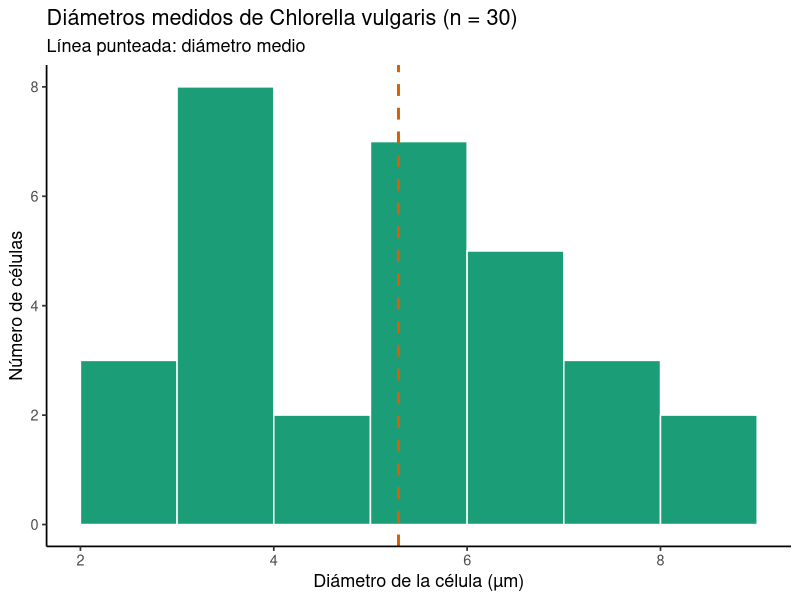
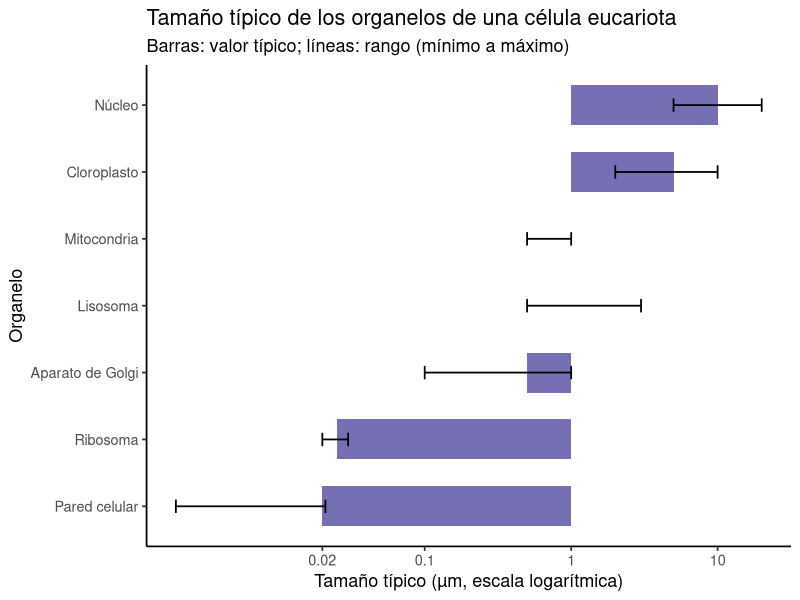
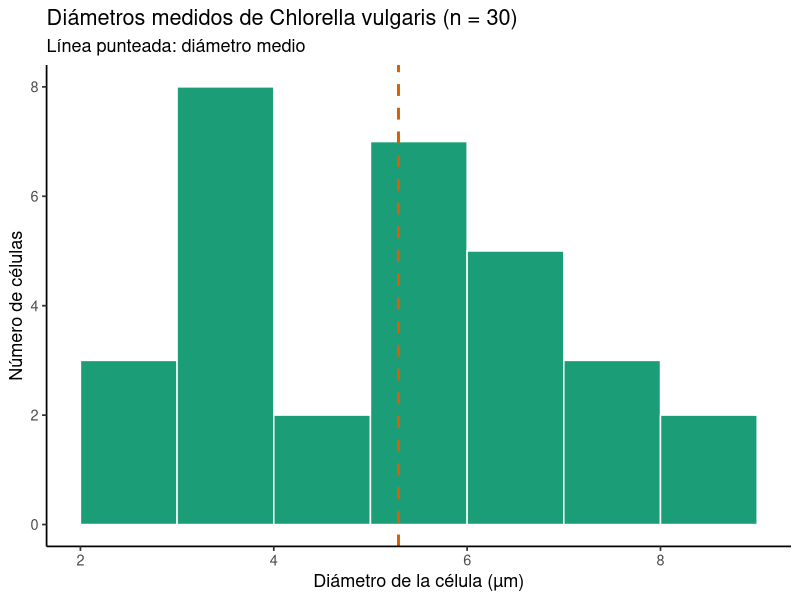
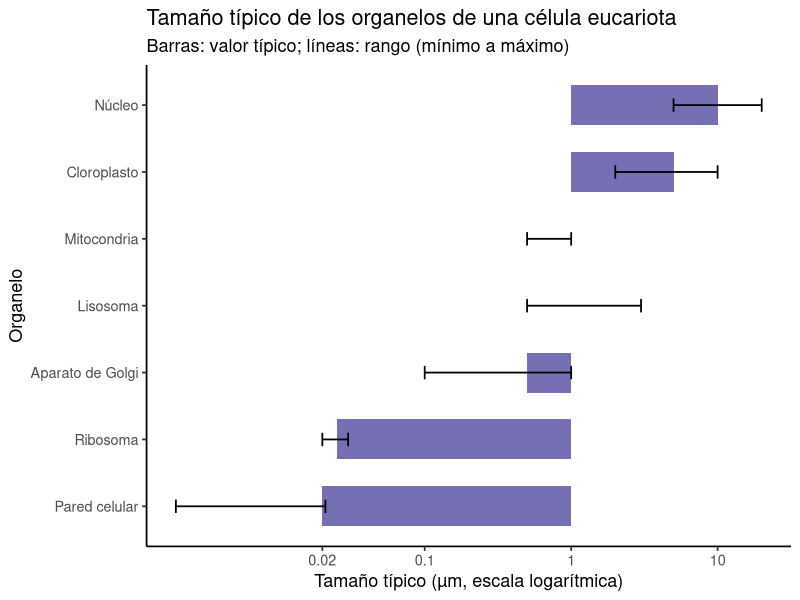

R code for these plots, in order:
# ==========================================================================
# Biología celular: estructura y función de la célula
# ==========================================================================
# Autor: Dr. José Juan Torres Martínez
# Docente de Ciencias Químicas
# Universidad Autónoma de San Luis Potosí (UASLP)
# México
#
# Material académico para estudiantes
# Serie Aprende R — Biología celular
#
# Descripción: Primera lección de biología celular de la serie. Se parte
#   de mediciones reales del diámetro de células de Chlorella vulgaris
#   (archivo datos_diametros_chlorella.csv), se resumen en R y se calcula
#   el volumen de la célula A PARTIR DE LOS DATOS. Después se comparan los
#   tamaños típicos de los organelos con el tamaño de la célula, para
#   entender qué cabe dentro de una célula y qué hace cada organelo.
#   Chlorella vulgaris es el ejemplo principal: es una microalga verde
#   eucariota, fotosintética, con un solo cloroplasto en forma de copa,
#   un núcleo pequeño, mitocondrias y aparato de Golgi.
#
# Objetivos de aprendizaje:
#   - Leer mediciones de microscopía con read_csv().
#   - Resumir mediciones: media, desviación estándar, mínimo y máximo.
#   - Calcular el volumen de una célula esférica A PARTIR DE LOS DATOS.
#   - Comparar tamaños en escala logarítmica (µm contra nm).
#   - Relacionar cada organelo con su función en la célula.
#
# Datos: archivo datos_diametros_chlorella.csv, con 30 mediciones del
#   diámetro de células de Chlorella vulgaris en µm, obtenidas por
#   microscopía óptica. Los valores están dentro del rango publicado
#   para la especie (2-10 µm; Safi et al., 2014) y la cepa de referencia
#   SAG 211-11b mide 2.3-5.3 µm. Los tamaños de los organelos son los
#   rangos típicos de los libros de texto de biología celular (Campbell,
#   Alberts, Molecular Biology of the Cell): en Chlorella, que es una
#   célula pequeña, los organelos están en el extremo bajo de esos
#   rangos, como se muestra en la lección.
# ==========================================================================

# --------------------------------------------------------------------------
# 1. Cargar paquetes
# --------------------------------------------------------------------------
library(tidyverse)

# --------------------------------------------------------------------------
# 2. La pregunta y el contexto
# --------------------------------------------------------------------------
# Pregunta: ¿qué tan grande es una célula de Chlorella vulgaris y qué
#   tan grandes son sus organelos comparados con ella?
#
# - Organismo: Chlorella vulgaris, microalga verde unicelular, eucariota
#   y fotosintética. Esférica, sin flagelo, con pared celular.
# - Medición: diámetro de la célula en µm, medido al microscopio.
# - Réplicas: 30 células medidas (n = 30).
#
# Variables:
#   - celula: número de célula medida (1 a 30).
#   - diametro_um: diámetro de la célula, en micrómetros (µm).
#     1 µm = 0.001 mm = 1000 nm.

# --------------------------------------------------------------------------
# 3. Leer las mediciones
# --------------------------------------------------------------------------
datos <- read_csv("datos_diametros_chlorella.csv", show_col_types = FALSE)

print(datos)

# --------------------------------------------------------------------------
# 4. Resumen de las mediciones
# --------------------------------------------------------------------------
resumen <- datos %>%
  summarise(
    n            = n(),
    media_um     = mean(diametro_um),
    de_um        = sd(diametro_um),
    mediana_um   = median(diametro_um),
    minimo_um    = min(diametro_um),
    maximo_um    = max(diametro_um)
  )

print(resumen)

# --------------------------------------------------------------------------
# 5. Volumen de la célula A PARTIR DE LOS DATOS
# --------------------------------------------------------------------------
# Chlorella vulgaris es esférica, así que su volumen se calcula como el
# volumen de una esfera con el diámetro medio medido:
#   V = (4/3) * pi * r^3, con r = diámetro / 2
# La superficie es:
#   A = 4 * pi * r^2
# Y la relación superficie/volumen es:
#   A/V = 3 / r
# Nada de esto se supone: el radio sale del diámetro medio medido.

diametro_medio <- resumen$media_um
radio_um <- diametro_medio / 2

volumen_um3 <- (4 / 3) * pi * radio_um^3
superficie_um2 <- 4 * pi * radio_um^2
relacion_sup_vol <- superficie_um2 / volumen_um3

# ¿Cuántas células caben en fila en 1 mm?
celulas_por_mm <- 1000 / diametro_medio

tabla_celula <- tibble(
  diametro_medio_um      = diametro_medio,
  radio_um               = radio_um,
  volumen_um3            = volumen_um3,
  superficie_um2         = superficie_um2,
  sup_vol_por_um         = relacion_sup_vol,
  celulas_en_1_mm        = celulas_por_mm
)

print(tabla_celula)

# --------------------------------------------------------------------------
# 6. Los organelos: tamaño típico y función
# --------------------------------------------------------------------------
# Tabla con los organelos de una célula eucariota: su función y su tamaño
# típico en µm. Los tamaños son rangos de libros de texto (Campbell,
# Alberts). La columna "fraccion_diametro" se calcula en R: es el tamaño
# típico del organelo dividido entre el diámetro medio medido de la
# célula de Chlorella (sección 5). Un valor mayor que 1 significa que
# el organelo típico es más grande que toda la célula de Chlorella.

organelos <- tribble(
  ~organelo,         ~funcion,                                             ~medida,   ~tamano_tipico_um, ~tamano_min_um, ~tamano_max_um,
  "Núcleo",          "Guarda el ADN y controla las actividades de la célula", "diámetro", 10.0,            5.0,            20.0,
  "Cloroplasto",     "Fotosíntesis: captura la luz y fija el CO2",           "largo",    5.0,             2.0,            10.0,
  "Mitocondria",     "Respiración: produce ATP (energía) para la célula",    "diámetro", 1.0,             0.5,            1.0,
  "Aparato de Golgi", "Modifica, clasifica y empaca proteínas",              "diámetro", 0.5,             0.1,            1.0,
  "Lisosoma",        "Digiere y recicla material dentro de la célula",       "diámetro", 1.0,             0.5,            3.0,
  "Ribosoma",        "Sintetiza proteínas",                                  "diámetro", 0.025,           0.020,          0.030,
  "Pared celular",   "Protege la célula y le da forma",                      "grosor",   0.020,           0.002,          0.021
) %>%
  mutate(
    fraccion_diametro = tamano_tipico_um / diametro_medio,
    veces_ribosoma = tamano_tipico_um / 0.025
  )

print(organelos)

# --------------------------------------------------------------------------
# 7. Gráfica 1: distribución de los diámetros medidos
# --------------------------------------------------------------------------
grafica_histograma <- ggplot(datos, aes(x = diametro_um)) +
  geom_histogram(binwidth = 1, boundary = 2, fill = "#1b9e77",
                 color = "white") +
  geom_vline(xintercept = diametro_medio, color = "#d95f02",
             linewidth = 1, linetype = "dashed") +
  labs(
    x = "Diámetro de la célula (µm)",
    y = "Número de células",
    title = "Diámetros medidos de Chlorella vulgaris (n = 30)",
    subtitle = "Línea punteada: diámetro medio"
  ) +
  theme_classic(base_size = 13)

print(grafica_histograma)

# --------------------------------------------------------------------------
# 8. Gráfica 2: tamaño típico de los organelos (escala logarítmica)
# --------------------------------------------------------------------------
grafica_organelos <- ggplot(
  organelos,
  aes(x = reorder(organelo, tamano_tipico_um), y = tamano_tipico_um)
) +
  geom_col(fill = "#7570b3", width = 0.6) +
  geom_errorbar(
    aes(ymin = tamano_min_um, ymax = tamano_max_um),
    width = 0.2, linewidth = 0.6
  ) +
  scale_y_log10(
    breaks = c(0.02, 0.1, 1, 10),
    labels = c("0.02", "0.1", "1", "10")
  ) +
  coord_flip() +
  labs(
    x = "Organelo",
    y = "Tamaño típico (µm, escala logarítmica)",
    title = "Tamaño típico de los organelos de una célula eucariota",
    subtitle = "Barras: valor típico; líneas: rango (mínimo a máximo)"
  ) +
  theme_classic(base_size = 13)

print(grafica_organelos)

# --------------------------------------------------------------------------
# 9. Exportar las gráficas
# --------------------------------------------------------------------------
# Todas las gráficas de la lección se guardan como archivos PNG en alta
# resolución (300 dpi), listas para un informe o una presentación.
ggsave("biologia-celular-histograma-diametros.png", grafica_histograma,
       width = 16, height = 12, units = "cm", dpi = 300)
ggsave("biologia-celular-tamanos-organelos.png", grafica_organelos,
       width = 18, height = 12, units = "cm", dpi = 300)

# --------------------------------------------------------------------------
# Interpretación: Gráfica 1 (distribución de los diámetros)
# --------------------------------------------------------------------------
# - Eje X: diámetro de la célula, en micrómetros (µm). El rango va de 2
#   a 10 µm, que es el rango publicado para Chlorella vulgaris.
# - Eje Y: número de células, en células (conteo). Cada barra cuenta
#   cuántas de las 30 células medidas caen en ese intervalo de 1 µm.
# - Lo que se aprecia: las 30 mediciones van de 2.5 a 8.6 µm, con la
#   mayoría entre 3 y 7 µm. La línea punteada marca el diámetro medio,
#   5.29 µm. La mediana es 5.65 µm y la desviación estándar es 1.74 µm:
#   las células no miden todas lo mismo, varían porque están en
#   distintas etapas de su ciclo (una célula recién dividida es más
#   pequeña que una a punto de dividirse).
# - Qué significa: una célula típica de Chlorella vulgaris mide unos
#   5.29 µm de diámetro. En 1 mm caben unas 189 células en fila. Con
#   ese diámetro medio, el volumen de la célula es 77.51 µm³ y su
#   superficie es 87.91 µm², con una relación superficie/volumen de
#   1.13 1/µm. Todos estos valores salen del diámetro medio medido,
#   no de un valor supuesto.
#
# Interpretación: Gráfica 2 (tamaño típico de los organelos)
# --------------------------------------------------------------------------
# - Eje X: organelo (núcleo, cloroplasto, mitocondria, aparato de Golgi,
#   lisosoma, ribosoma, pared celular). No es una cantidad, son siete
#   estructuras de la célula.
# - Eje Y: tamaño típico, en micrómetros (µm), en escala logarítmica
#   (cada marca multiplica por 10: 0.02, 0.1, 1, 10). La escala es
#   logarítmica porque los tamaños van de 0.02 µm (ribosoma y pared
#   celular) a 10 µm (núcleo): 500 veces de diferencia, y en escala
#   lineal los organelos pequeños no se verían. Las líneas verticales
#   son el rango (mínimo a máximo) de cada organelo.
# - Lo que se aprecia: el núcleo (10 µm) es el organelo más grande y
#   el ribosoma (0.025 µm) el más pequeño: el núcleo típico es 400
#   veces más grande que un ribosoma. El cloroplasto (5 µm) es el
#   segundo más grande. La pared celular (0.020 µm de grosor) es tan
#   delgada como un ribosoma.
# - Qué significa: comparado con el diámetro medio medido de Chlorella
#   (5.29 µm), el núcleo típico de 10 µm es 1.89 veces más grande que
#   toda la célula, y el cloroplasto típico de 5 µm es el 94.5% del
#   diámetro de la célula. Eso no es un error: los tamaños típicos son
#   de células eucariotas grandes (de 10 a 100 µm). En Chlorella, que
#   es una célula pequeña, el núcleo y el cloroplasto están en el
#   extremo bajo de esos rangos: Chlorella tiene un solo cloroplasto
#   en forma de copa que ocupa gran parte de la célula, y un núcleo
#   pequeño. La mitocondria típica (1 µm) es el 18.9% del diámetro de
#   la célula. El ribosoma (0.025 µm) cabe unas 212 veces en el
#   diámetro de la célula.
#
# --------------------------------------------------------------------------
# Qué aprendimos
# --------------------------------------------------------------------------
# - El tamaño de una célula se mide al microscopio y se resume con media,
#   desviación estándar, mínimo y máximo: las células de Chlorella
#   vulgaris medidas tienen un diámetro medio de 5.29 µm (DE 1.74 µm,
#   rango 2.5-8.6 µm, n = 30).
# - El volumen de una célula esférica se calcula A PARTIR DEL DIÁMETRO
#   MEDIDO: con 5.29 µm de diámetro, la célula tiene 77.51 µm³ de
#   volumen y 87.91 µm² de superficie.
# - Los organelos tienen tamaños muy distintos: del ribosoma (0.025 µm)
#   al núcleo (10 µm) hay 400 veces de diferencia, por eso se grafican
#   en escala logarítmica.
# - Cada organelo tiene una función: el núcleo guarda el ADN, el
#   cloroplasto hace la fotosíntesis, la mitocondria produce ATP, el
#   aparato de Golgi empaca proteínas, el lisosoma recicla material,
#   el ribosoma sintetiza proteínas y la pared celular protege.
# - Chlorella vulgaris es una eucariota fotosintética pequeña: su único
#   cloroplasto en forma de copa y su núcleo ocupan una parte grande
#   de la célula, a diferencia de una célula eucariota grande.
